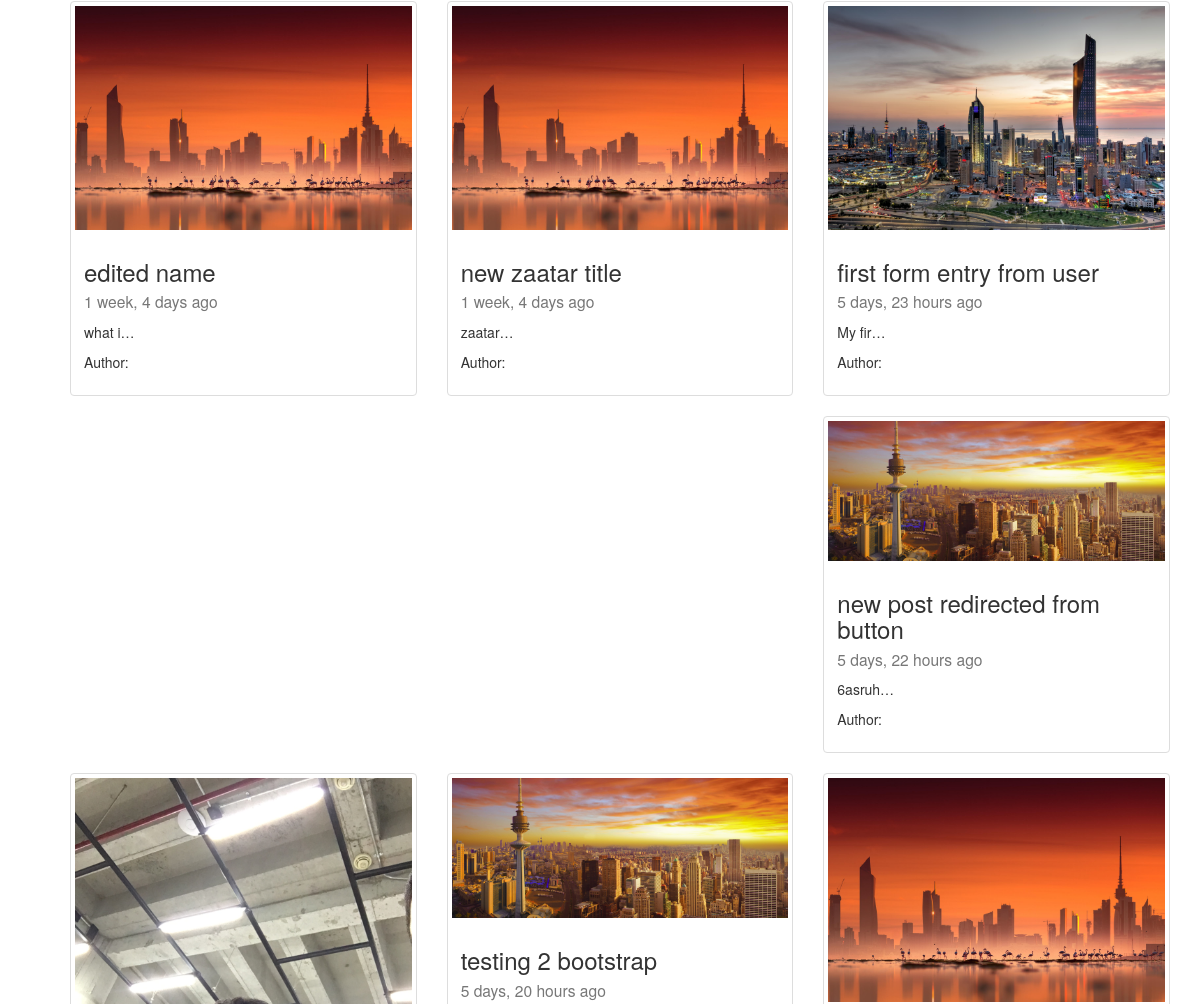
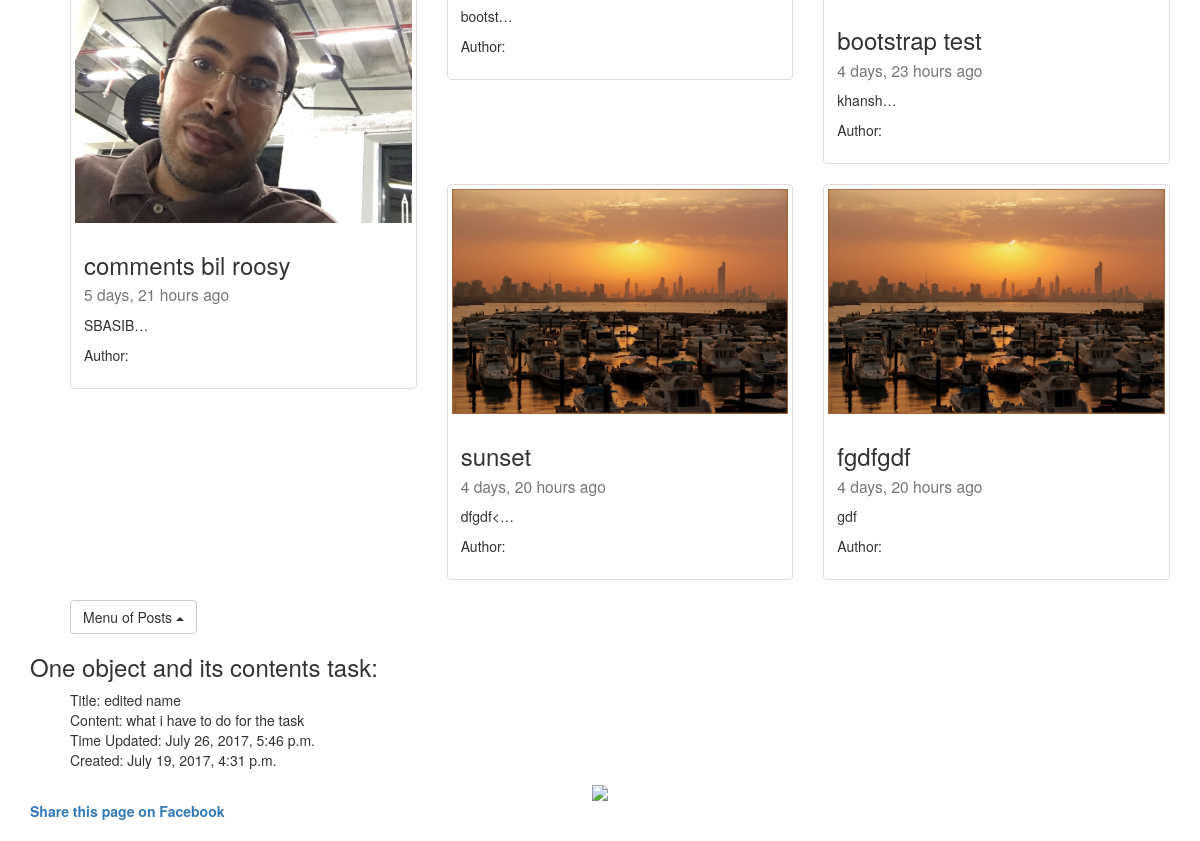
The page /list/ (lower part) on the database as committed earlier (2 pictures, top to bottom).
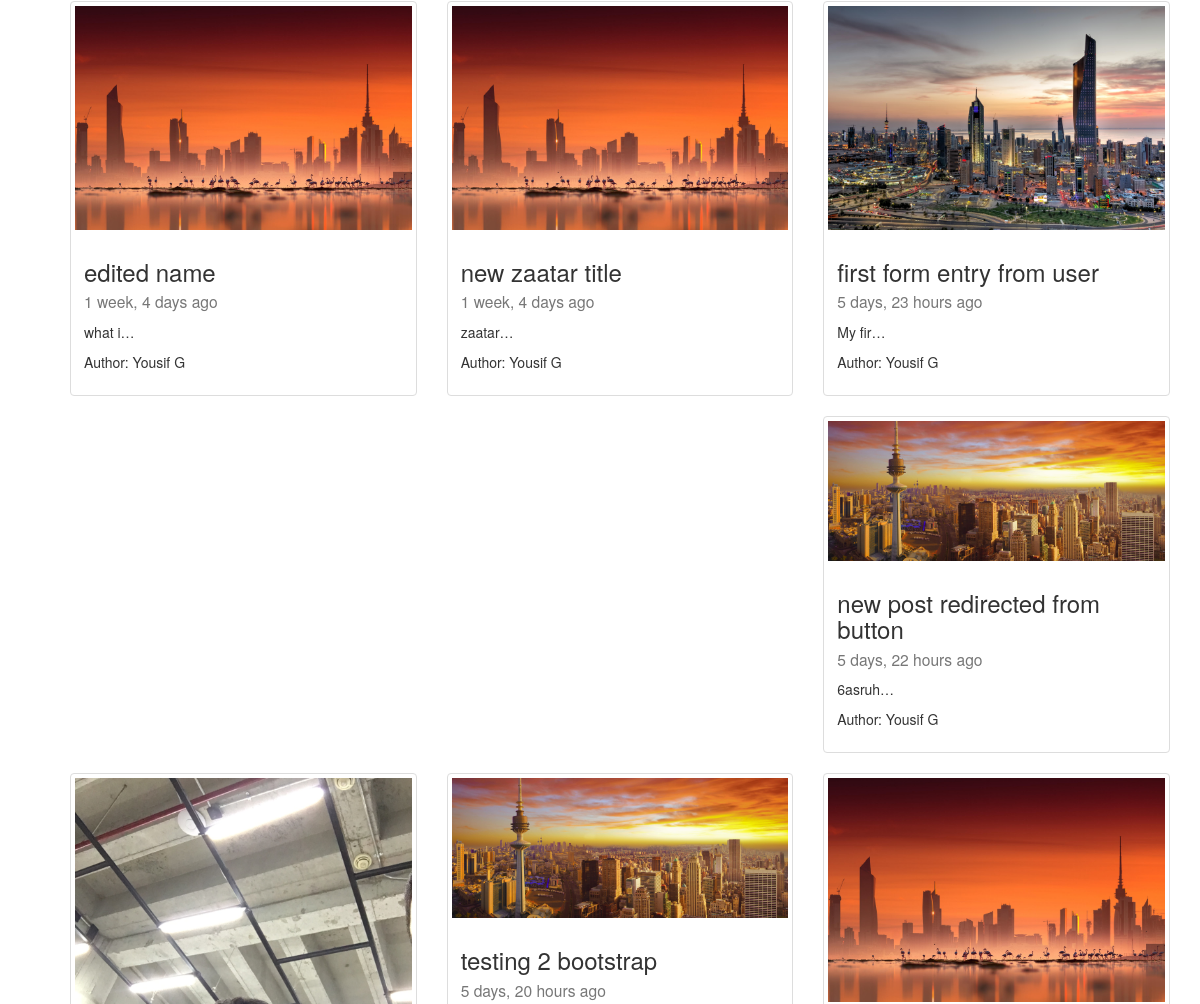
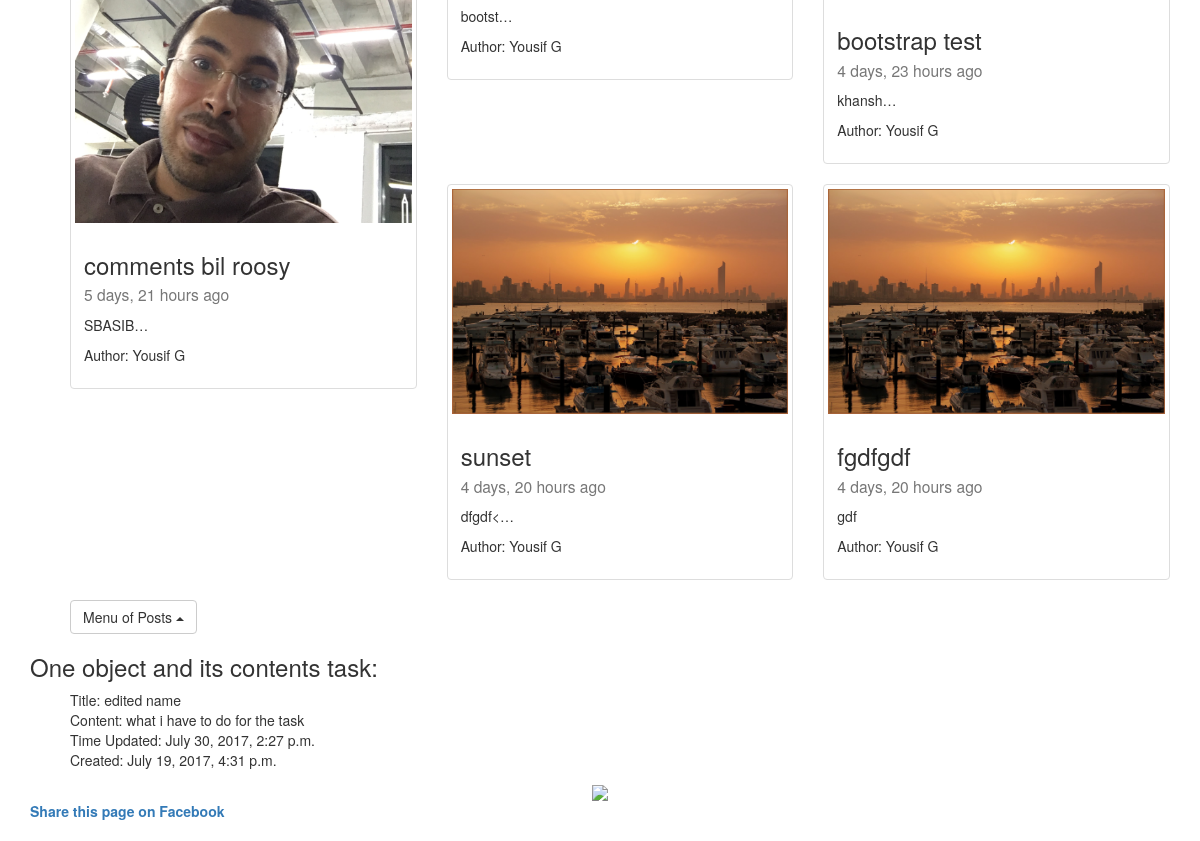
The same page on the database as committed later (2 pictures, top to bottom).
### post/models.py (models this page shows, shortened)
class Post(models.Model):
	author = models.ForeignKey(User, default=1)
	title = models.CharField(max_length=140)
	content = models.TextField()
	image = models.ImageField(upload_to="blog_images", null=True, blank=True)
	updated = models.DateTimeField(auto_now=True)
	timestamp = models.DateTimeField(auto_now_add=True)
	slug = models.SlugField(unique=True)
	def absurl(self):
		return reverse("posts:id", kwargs={"slug": self.slug})

### post/views.py (the view)
# urls.py: url(r'^list/$', views.post_list, name="list"),
def post_list(request):
	post_list = Post.objects.all()
	post_one = Post.objects.get(title="edited name")
	context = {
	"title": "(this is taken from the context)",
	"user": request.user,
	"post_list": post_list,
	"post_one": post_one,
	}
	return render(request, 'list.html', context)

### post/templates/list.html (shortened to what this page needs)
<!DOCTYPE html>
{% load static %}
<html>
<head>
	<link rel="stylesheet" type="text/css" href="{% static 'css/bootstrap.min.css' %}">
</head>
<body>
<div class="container">
<br><br><br><br><br>
<br><br>
<br><br>
<br><br>
<ul>
	{% for x in post_list %}
		<br>
	{% endfor %}
<br><br>
<div class="row">
   {% for x in post_list %}
  <div class="col-sm-6 col-md-4">
    <div class="thumbnail">
    {% if x.image %}
      <img src="{{x.image.url}}" class="img-responsive">
     {% endif %}
      <div class="caption">
        <h3>{{x.title}}<br><small>{{x.timestamp|timesince}} ago</small></h3>
        <p>{{x.content|linebreaks|truncatechars:10}}</p>
        Author: {{x.author.get_full_name}}<br>
      </div>
    </div>
  </div>
  {% endfor %}
</div>
<div class="dropup">
  <button class="btn btn-default dropdown-toggle" type="button" id="dropdownMenu2" data-toggle="dropdown" aria-haspopup="true" aria-expanded="false">
    Menu of Posts
    <span class="caret"></span>
  </button>
</div>
</ul>
<h3>One object and its contents task: </h3>
<ul id="new">
Title: {{post_one.title}}<br>
Content: {{post_one.content}}<br>
Time Updated: {{post_one.updated}}<br>
Created: {{post_one.timestamp}}
</ul>
<div style="text-align: center"><img src="https://i.vimeocdn.com/portrait/58832_300x300" id="img">
</div>
<a href="https://www.facebook.com/sharer/sharer.php?u=http://www.elevent.me">
<strong>Share this page on Facebook</strong>
</a>
<br><br>
</div>
</body>
</html>

Rows that differ between the two databases and show on the page:
changed Post "edited name": author.get_full_name (not shown) → "Yousif G"; updated "July 26, 2017, 5:46 p.m." → "July 30, 2017, 2:27 p.m."
changed Post "new zaatar title": author.get_full_name (not shown) → "Yousif G"
changed Post "first form entry from user": author.get_full_name (not shown) → "Yousif G"
changed Post "new post redirected from button": author.get_full_name (not shown) → "Yousif G"
changed Post "comments bil roosy": author.get_full_name (not shown) → "Yousif G"
changed Post "testing 2 bootstrap": author.get_full_name (not shown) → "Yousif G"
changed Post "bootstrap test": author.get_full_name (not shown) → "Yousif G"
changed Post "sunset": author.get_full_name (not shown) → "Yousif G"
changed Post "fgdfgdf": author.get_full_name (not shown) → "Yousif G"
